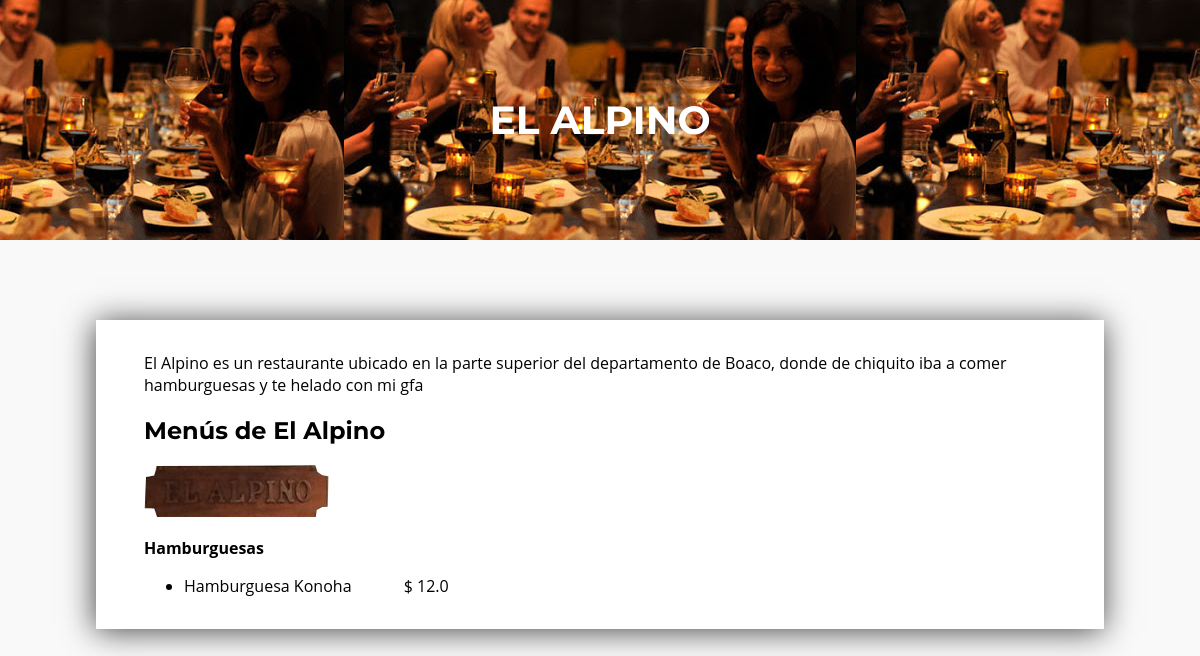
Page /restaurants/menu/el-alpino on the earlier database version.
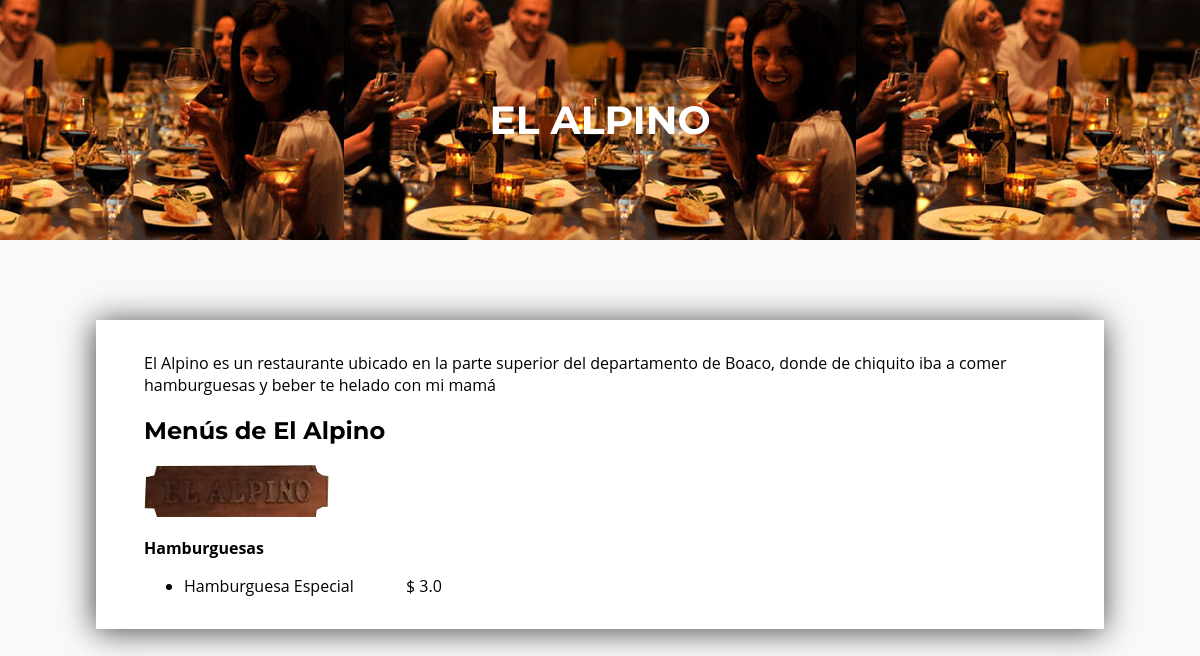
Same page on the later database version.
### restaurants/models.py (models this page shows, shortened)
class Restaurant(models.Model):
    name = models.CharField(max_length=50, verbose_name='Nombre')
    description = models.TextField(default="", null=False)
    foto_restaurante = models.ImageField(upload_to='media/', default='path/to/my/default/image.jpg')
    foto_portada = models.ImageField(upload_to='media/', default='path/to/my/default/image.jpg')
    foto_portada_secundaria = models.ImageField(upload_to='media/', default='path/to/my/default/image.jpg')
    foto_qr = models.ImageField(upload_to="media/", default='path/to/my/default/image.jpg')
    link = models.TextField(default="#", verbose_name='link')
    created_at = models.DateField(
        auto_now_add=True, verbose_name='Fecha de creación')
    updated_at = models.DateField(
        auto_now=True, verbose_name='Última actualización')
    class Meta:
        verbose_name = 'Restaurante'
        verbose_name_plural = 'Restaurantes'

class Category(models.Model):
    category_name = models.CharField(max_length=50, verbose_name='Nombre de Categoría')
    menu_id = models.ForeignKey('Menu', on_delete=models.CASCADE, verbose_name='Menú', null=True)
    created_at = models.DateField(
        auto_now_add=True, verbose_name='Fecha de creación')
    updated_at = models.DateField(
        auto_now=True, verbose_name='Última actualización')
    def __str__(self):
        return self.category_name

class Product(models.Model):
    currency = (
        ('C$', 'C$'),
        ('$', '$')
    )
    category_id = models.ForeignKey('Category', on_delete=models.CASCADE, verbose_name='Category', null=True)
    product_name = models.CharField(max_length=50, verbose_name='Producto')
    description = models.TextField(verbose_name='Descripción')
    price = models.FloatField(verbose_name='Precio')
    currency = models.CharField(max_length=50, verbose_name='Moneda', choices=currency, default="C$")
    created_at = models.DateField(
        auto_now_add=True, verbose_name='Fecha de creación')
    updated_at = models.DateField(
        auto_now=True, verbose_name='Última actualización')
    class Meta:
        verbose_name = 'Producto'
        verbose_name_plural = 'Productos'

### restaurants/views.py (the view)
# urls.py: path('menu/<link>', menu)
def menu(request, link):
    restaurant = Restaurant.objects.get(link=link)
    restaurant_id = restaurant.id
    menu_id = Menu.objects.get(restaurant=restaurant_id).id
    categorias = Category.objects.filter(menu_id=menu_id).select_related('menu_id')
    productos = Product.objects.select_related('category_id')
    context={
        'restaurant':restaurant,
        'categories' : categorias,
        'products': productos
    }
    return render(request, 'restaurants/menu.html', context)

### restaurants/templates/restaurants/menu.html (shortened to what this page needs)
{% include "general/header.html" %}
<section class="menu-section-principal">
        <section class="article-portada-principal">
            <h1>
                {{restaurant.name}}
            </h1>
        </section>
        <section class="menus-section-menus">
            <section class="menus-section-menus-secundario">
                <p>
                    {{restaurant.description}}
                </p>
                <h2>Menús de {{restaurant.name}}</h2>
                <img class="imagen-portada-secundaria" src="/media/{{restaurant.foto_portada_secundaria}}" alt="">
                {% for i in categories %}
                    <p>
                        <strong>{{i}}</strong>
                    </p>
                    <ul>
                        {% for n in products %}
                            {% if n.category_id.id == i.id %}
                                <li>
                                    <span class="nombre-producto">{{n.product_name}}</span>
                                    <span class="precio-producto">{{n.currency}} {{n.price}}</span>
                                </li>
                            {% endif %}
                        {% endfor %}
                    </ul>
                {% endfor %}
            </section>
        </section>
</section>

### restaurants/templates/general/header.html (shortened to what this page needs)
<!DOCTYPE html>
<html lang="en">
<head>
    {% load static %}
    <link rel="stylesheet" type="text/css" href="{% static 'css/index.css' %}">
    <link rel="stylesheet" type="text/css" href="{% static 'css/header.css' %}">
    <link rel="stylesheet" href="https://use.fontawesome.com/releases/v5.14.0/css/all.css">
</head>
<body>

### restaurants/static/css/index.css (style rules this page uses)
body { margin: 0; }
h1,h2,h3,h4,h5 { font-family: Montserrat, Helvetica, Arial, sans-serif; }
p, li, form, input, input::placeholder, textarea, textarea::placeholder { font-family: 'Open Sans', 'Helvetica Neue', sans-serif }

Differences in the rows shown:
changed Restaurant "EL ALPINO": description "El Alpino es un restaurante ubicado en la parte superior del departamento de Boaco, donde de chiquito iba a comer hamburguesas y te helado con mi gfa" → "El Alpino es un restaurante ubicado en la parte superior del departamento de Boaco, donde de chiquito iba a comer hamburguesas y beber te helado con mi mamá"
changed Product: product_name "Hamburguesa Konoha" → "Hamburguesa Especial"; price "12.0" → "3.0"
